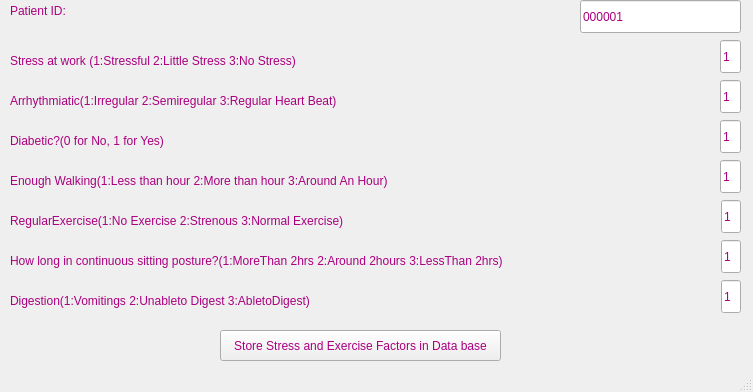
<?xml version="1.0" encoding="UTF-8"?>
<ui version="4.0">
 <class>MainWindow</class>
 <widget class="QMainWindow" name="MainWindow">
  <property name="geometry">
   <rect>
    <x>0</x>
    <y>0</y>
    <width>753</width>
    <height>392</height>
   </rect>
  </property>
  <property name="windowTitle">
   <string>Stress and Exercise Factors</string>
  </property>
  <property name="styleSheet">
   <string notr="true">font: 75 10pt &quot;MS Shell Dlg 2&quot;;
color: rgb(170, 0, 127);</string>
  </property>
  <widget class="QWidget" name="centralwidget">
   <widget class="QPushButton" name="pushButton">
    <property name="geometry">
     <rect>
      <x>220</x>
      <y>330</y>
      <width>281</width>
      <height>31</height>
     </rect>
    </property>
    <property name="text">
     <string>Store Stress and Exercise Factors in Data base</string>
    </property>
   </widget>
   <widget class="QLineEdit" name="lineEdit_3">
    <property name="geometry">
     <rect>
      <x>720</x>
      <y>40</y>
      <width>21</width>
      <height>33</height>
     </rect>
    </property>
    <property name="text">
     <string>1</string>
    </property>
   </widget>
   <widget class="QLineEdit" name="lineEdit_4">
    <property name="geometry">
     <rect>
      <x>720</x>
      <y>80</y>
      <width>21</width>
      <height>33</height>
     </rect>
    </property>
    <property name="text">
     <string>1</string>
    </property>
   </widget>
   <widget class="QLineEdit" name="lineEdit_5">
    <property name="geometry">
     <rect>
      <x>720</x>
      <y>120</y>
      <width>21</width>
      <height>33</height>
     </rect>
    </property>
    <property name="text">
     <string>1</string>
    </property>
   </widget>
   <widget class="QLineEdit" name="lineEdit_6">
    <property name="geometry">
     <rect>
      <x>720</x>
      <y>160</y>
      <width>21</width>
      <height>33</height>
     </rect>
    </property>
    <property name="text">
     <string>1</string>
    </property>
   </widget>
   <widget class="QLabel" name="label_3">
    <property name="geometry">
     <rect>
      <x>10</x>
      <y>50</y>
      <width>531</width>
      <height>21</height>
     </rect>
    </property>
    <property name="text">
     <string>Stress at work (1:Stressful 2:Little Stress 3:No Stress)</string>
    </property>
   </widget>
   <widget class="QLabel" name="label_4">
    <property name="geometry">
     <rect>
      <x>10</x>
      <y>90</y>
      <width>571</width>
      <height>21</height>
     </rect>
    </property>
    <property name="text">
     <string>Arrhythmiatic(1:Irregular 2:Semiregular 3:Regular Heart Beat)</string>
    </property>
   </widget>
   <widget class="QLabel" name="label_5">
    <property name="geometry">
     <rect>
      <x>10</x>
      <y>170</y>
      <width>571</width>
      <height>21</height>
     </rect>
    </property>
    <property name="text">
     <string>Enough Walking(1:Less than hour 2:More than hour 3:Around An Hour)</string>
    </property>
   </widget>
   <widget class="QLabel" name="label_6">
    <property name="geometry">
     <rect>
      <x>10</x>
      <y>130</y>
      <width>171</width>
      <height>21</height>
     </rect>
    </property>
    <property name="text">
     <string>Diabetic?(0 for No, 1 for Yes)</string>
    </property>
   </widget>
   <widget class="QLabel" name="label_2">
    <property name="geometry">
     <rect>
      <x>10</x>
      <y>210</y>
      <width>581</width>
      <height>21</height>
     </rect>
    </property>
    <property name="text">
     <string>RegularExercise(1:No Exercise 2:Strenous 3:Normal Exercise)</string>
    </property>
   </widget>
   <widget class="QLineEdit" name="lineEdit_2">
    <property name="geometry">
     <rect>
      <x>721</x>
      <y>200</y>
      <width>20</width>
      <height>33</height>
     </rect>
    </property>
    <property name="text">
     <string>1</string>
    </property>
   </widget>
   <widget class="QLineEdit" name="lineEdit_9">
    <property name="geometry">
     <rect>
      <x>580</x>
      <y>0</y>
      <width>161</width>
      <height>33</height>
     </rect>
    </property>
    <property name="text">
     <string>000001</string>
    </property>
   </widget>
   <widget class="QLabel" name="label_7">
    <property name="geometry">
     <rect>
      <x>10</x>
      <y>0</y>
      <width>131</width>
      <height>21</height>
     </rect>
    </property>
    <property name="text">
     <string>Patient ID:</string>
    </property>
   </widget>
   <widget class="QLineEdit" name="lineEdit_7">
    <property name="geometry">
     <rect>
      <x>721</x>
      <y>240</y>
      <width>20</width>
      <height>33</height>
     </rect>
    </property>
    <property name="text">
     <string>1</string>
    </property>
   </widget>
   <widget class="QLabel" name="label_8">
    <property name="geometry">
     <rect>
      <x>10</x>
      <y>250</y>
      <width>581</width>
      <height>21</height>
     </rect>
    </property>
    <property name="text">
     <string>How long in continuous sitting posture?(1:MoreThan 2hrs 2:Around 2hours 3:LessThan 2hrs)</string>
    </property>
   </widget>
   <widget class="QLineEdit" name="lineEdit_8">
    <property name="geometry">
     <rect>
      <x>721</x>
      <y>280</y>
      <width>20</width>
      <height>33</height>
     </rect>
    </property>
    <property name="text">
     <string>1</string>
    </property>
   </widget>
   <widget class="QLabel" name="label_9">
    <property name="geometry">
     <rect>
      <x>10</x>
      <y>290</y>
      <width>581</width>
      <height>21</height>
     </rect>
    </property>
    <property name="text">
     <string>Digestion(1:Vomitings 2:Unableto Digest 3:AbletoDigest)</string>
    </property>
   </widget>
  </widget>
  <widget class="QStatusBar" name="statusbar"/>
 </widget>
 <resources/>
 <connections/>
</ui>
